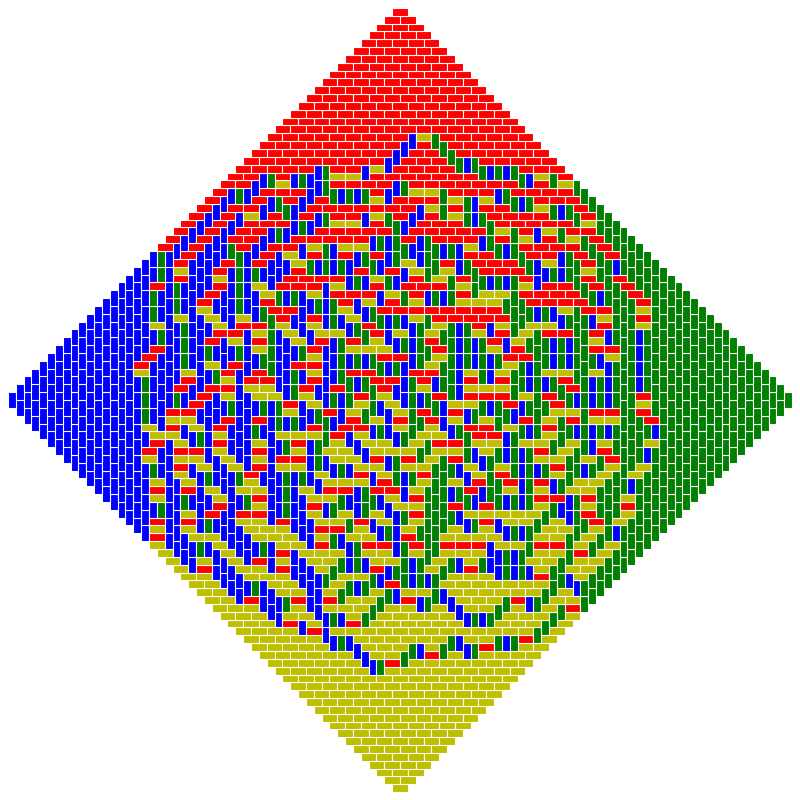

Source code (Python):
#coding = utf-8
#------------------------
# An implementation of the Domino Shuffling Algorithm on Aztec Diamond Graphs.
#------------------

import random
import matplotlib.pyplot as plt
import matplotlib.patches as mps
from tqdm import tqdm


class Aztec_Diamond:

    def __init__(self, n):
        """
        Use a dict to represent a tiling of the graph.
        The keys of the dict are the "coordinates" of the unit squares. 
        Each square is specified by its left bottom corner (i, j).
        The j-th row (j from y=-n to y=n-1) has min(n+1+j, n-j) unit squares.
        """
        
        self.order = n
        self.tile = dict()
	# initially all squares are holes, hence assigned with 'None
        self.cells = []
        for j in range(-n, n):
            k = min(n+1+j, n-j)
            for i in range(-k, k):
                self.cells.append((i, j))
                
        self.tile = {cell: None for cell in self.cells}

        
    def delete(self):
        """
        Delete all bad blocks in a tiling.
        A bad block is a pair of dominoes that lie in a 2x2 square
        and move towards each other under the shuffling.
        To find all bad blocks one must start the search from the boundary.
        """
        for i, j in self.cells:
            try:
                if ((self.tile[(i, j)] == 'n'
                     and self.tile[(i+1, j)] == 'n'
                     and self.tile[(i, j+1)] == 's'
                     and self.tile[(i+1, j+1)] == 's')
                    or
                    (self.tile[(i, j)] == 'e'
                     and self.tile[(i, j+1)] == 'e'
                     and self.tile[(i+1, j)] == 'w'
                     and self.tile[(i+1, j+1)] == 'w')):
                        
                    self.tile[(i, j)] = None
                    self.tile[(i+1, j)] = None
                    self.tile[(i, j+1)] = None
                    self.tile[(i+1, j+1)] = None
            except:
                pass
        return self

      
    def slide(self):
	'''
	move each domino one sterp in the partial tiling
	'''
        new_board = Aztec_Diamond(self.order+1)
        for (i, j) in self.cells:
            if self.tile[(i, j)] == 'n':
                new_board.tile[(i, j+1)] = 'n'
            if self.tile[(i, j)] == 's':
                new_board.tile[(i, j-1)] = 's'
            if self.tile[(i, j)] == 'w':
                new_board.tile[(i-1, j)] = 'w'
            if self.tile[(i, j)] == 'e':
                new_board.tile[(i+1, j)] = 'e'

        return new_board

    
    def create(self):
        # To fill in the bad blocks one must start the search from the boundary.
        for i, j in self.cells:
            try:
                if (self.tile[(i, j)] == None
                    and self.tile[(i+1, j)] ==None
                    and self.tile[(i, j+1)] == None
                    and self.tile[(i+1, j+1)] == None):

                    if random.random() > 0.5:
                        # Here we fill the bad blocks with a pair of dominoes leaving each 
                        # other since a bad block in az(n) will be a good block in az(n+1).

                        self.tile[(i, j)] = 's'
                        self.tile[(i+1, j)] = 's'
                        self.tile[(i, j+1)] = 'n'
                        self.tile[(i+1, j+1)] = 'n'
                    else:
                        self.tile[(i, j)] = 'w'
                        self.tile[(i+1, j)] = 'e'
                        self.tile[(i, j+1)] = 'w'
                        self.tile[(i+1, j+1)] = 'e'
            except:
                pass
        return self
      
    def draw(self):
        for (i, j) in self.cells:
	    # we just need to find the leftbottom corner of the black square of each domino
	    # This corner along with the type of the domino determines its position
            if (i+j+self.order) % 2 == 1:
                if self.tile[(i, j)] == 'n':
                    p = mps.Rectangle((i-1,j), 2, 1, fc='r', ec='w', lw=lw)
                    ax.add_patch(p)
                if self.tile[(i,j)] == 's':
                    p = mps.Rectangle((i,j), 2, 1, fc='y', ec='w', lw=lw)
                    ax.add_patch(p)
                if self.tile[(i,j)] == 'w':
                    p = mps.Rectangle((i,j), 1, 2, fc='b', ec='w', lw=lw)
                    ax.add_patch(p)
                if self.tile[(i,j)] == 'e':
                    p = mps.Rectangle((i,j-1), 1, 2, fc='g', ec='w', lw=lw)
                    ax.add_patch(p)
    
        return self
        
        
N = 50
dpi = 100
fig = plt.figure(figsize=(8, 8), dpi=dpi)
lw = dpi * fig.get_figwidth() / (20.0 * (N+1))
ax = fig.add_axes([0, 0, 1, 1], aspect=1)
ax.axis('off')
ax.axis([-N-1, N+1, -N-1, N+1])


az = Aztec_Diamond(0)
for i in tqdm(range(N)):
    az = az.delete().slide().create()
print('saving image with matplotlib...')
az.draw()
fig.savefig('random_tiling.png', backgroud_color='#DDDDDD')
print('done!')
